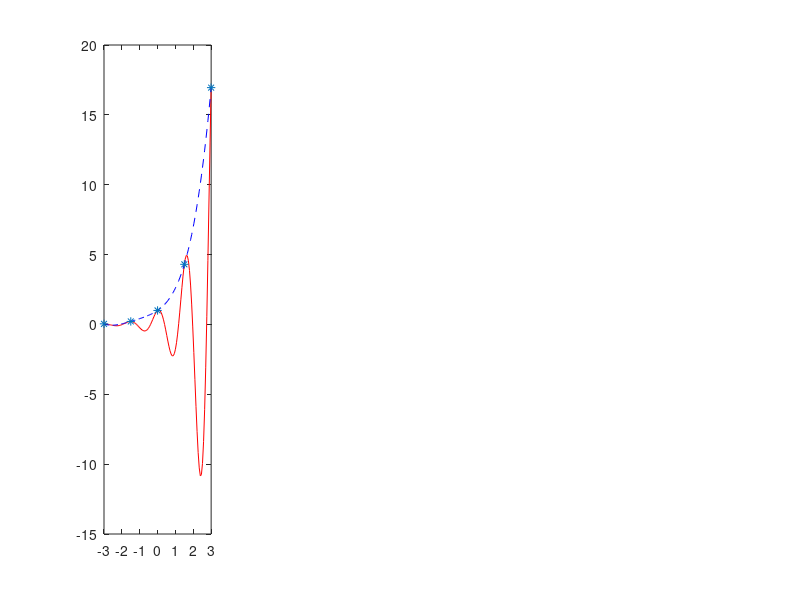

This figure's MATLAB source: (Note: this script raises an error after producing the figure.)
%% ES-1
% Calcolare il polinomio interpolatore di grado n = 5 della funzione f(x) = e^x sin(2x), usando una griglia uniforme sull'intervallo [0, 2].
% Visualizzare i risultati, riportando sullo stesso grafico:
% - la funzione f(x)
% - il polinomio di interpolazione p(x) 
% - i punti di interpolazione.

n = 5; %grado del polinomio
fx = @(x) exp(x).*sin(2*x); %funzione

nodi = linspace (0, 2, n+1); %nodi (ascisse)
y = fx(nodi); %valore della funzione nei vari nodi

intervallo = linspace (0, 2); %griglia uniforme

coeff = polyfit(nodi, y, n); %coefficienti del polinomio che "fitta" i dati Y

polinomio = polyval (coeff, intervallo); %polinomio calcolato nell'intervallo

plot (intervallo, fx(intervallo), "g--");
hold on
plot (intervallo, polinomio, "r");
hold on
plot (nodi, y, "*");
legend ("funzione", "polinomio int", "nodi")

%% ES 2 
clear
clc
close all

%Ripetere l%esercizio precedente ma con funzione di Runge f(x) = 1/(1+x^2)
% − 5 ≤ x ≤ 5
% - con i nodi di Chebyshev definiti sull'intervallo [a, b]
%   xi = ((a+b)/2 - (b-a)/2)*cos((2i+1)/(2n+2)π)  i=0,...,n
% - con nodi equispaziati


a = -5; %limite sx intervallo
b = 5; %limite dx intervallo
n = 10; %grado polinomio
intervallo1 = linspace (a, b);

f = @(x) 1 ./ (1 + x.^2); %funzione di Runge
nodi1 = linspace (a, b, n+1); %intervallo nodi equispaziati

fnodi1 = f(nodi1); %calcolo funzione nei nodi equispaziati

coeff = polyfit(nodi1, fnodi1, n); %coefficienti pol. interpolatore nodi eq.

pol = polyval(coeff, intervallo1); %polinomio interpolatore nodi eq.

n_cheb = (((a+b)/2) - ((b-a)/2))*cos((2*[0:n]+1)/((2*n)+2)*pi);  %nodi chebyshev "[0:grado]"

f_cheb = f(n_cheb); %calcolo funzione nei nodi di chebyshev

coeff_cheb = polyfit(n_cheb, f_cheb, n); %coefficienti pol. interp. chebyshev

pol_cheb = polyval (coeff_cheb, intervallo1); %polinomio interpolatore chebychev

plot (intervallo1, f(intervallo1), "r");
hold on
plot (intervallo1, pol, "b");
hold on 
plot (nodi1, fnodi1, "r*");
hold on
plot (intervallo1, pol_cheb, "g--");
hold on 
plot (n_cheb, f_cheb, 'b*');
grid on;

legend ("funzione di Runge", "polinomio int. nodi eq.", "nodi equispaziati", "polinomio int. chebyshev", "nodi chebyshev");

%% ES. 3
%Calcolare l' errore di interpolazione su una griglia di 100 nodi, 
%relativo alla funzione f (x) = e^x * cos(4x), con x ∈ [−3, 3], 
% usando una griglia di interpolazione equispaziata con n = 5, 10, 20, 40 nodi e la matrice di Vandermonde.

clear
clc
close all

a = -3;
b = 3;
fun = @(x) exp(x) .* cos(4*x); %funzione assegnata

griglia = linspace(a, b, 100); %griglia di interpolazione
nodi2 = linspace(a, b, 5); %griglia equispaziata di 5 nodi [10,20,40]

y_nodi= fun (nodi2); %funzione nella griglia di "5" [10,20,40] nodi equispaziati

V = vander(nodi2); %matrice di vandermonde

coeff2 = V\y_nodi'; %coefficienti polinomio di interpolazione
pol2 = polyval (coeff2, griglia); %polinomio interpolatore
y_corretto = fun(griglia);

errore = norm(pol2 - y_corretto, "inf");

%non richiesto ma grafico che mostra funzione, polinomio int e punti.
plot (griglia, y_corretto, "r");
hold on;
plot (griglia, pol2, "b--");
hold on;
plot (nodi2, y_nodi, "*");
legend ("funzione", "polinomio interpolatore", "nodi di interpolazione")
grid on;
title ('Es. 3');
%aumentando i nodi sempre più preciso.

%% ES. 3 CON FOR FATTO BENE
clear
close all
clc

a = -3;
b = 3;
fun = @(x) exp(x) .* cos(4*x); %funzione assegnata
griglia = linspace(a, b, 100); %griglia di interpolazione
count = 0;

for n = [5, 10, 20, 40]
    count = count +1;
    nodi2 = linspace(a, b, n); %griglia equispaziata di [5, 10,20,40] nodi
    y_nodi= fun (nodi2); %funzione nella griglia di [5, 10,20,40] nodi equispaziati

    V = vander(nodi2); %matrice di vandermonde

    coeff2 = V\y_nodi'; %coefficienti polinomio di interpolazione
    pol2 = polyval (coeff2, griglia); %polinomio interpolatore
    y_corretto = fun(griglia);

    errore(count) = norm(pol2 - y_corretto, "inf");

    %non richiesto ma grafico che mostra funzione, polinomio int e punti.
    subplot(1, 4, count);
    plot (griglia, y_corretto, "r");
    hold on;
    plot (griglia, pol2, "b--");
    hold on;
    plot (nodi2, y_nodi, "*");
    title(n, 'nodi');
    legend ("funzione", "polinomio interpolatore", "nodi di interpolazione")
    grid on;
    %aumentando i nodi sempre più preciso. 
end

 %grafico dell'errore:
    figure
    plot ([1:count], errore);
    title ('grafico dell errore')
    xlabel('count');

%% ES. 4
%Interpoliamo la funzione f (x) = sin(x) con 22 nodi equispaziati sull’intervallo [−1, 1].
%Generiamo un insieme perturbato di valori ~f(xi) delle valutazioni funzionali f(xi) = sin(xi) con
% ~f(xi) = f(xi)(1 + (−1)^i*10−4).
%Osserviamo come varia l'errore di interpolazione su una griglia di 100 nodi equispaziati.

clear
close all
clc
n = 22; %numero nodi
a = -1;
b = 1;
griglia = linspace (a, b);
funz = @(x) sin(x);
val_funz = funz(griglia); %y funzione
nodi3 = linspace (a, b, n); %nodi
y_nodi3 = funz(nodi3); %calcolo funzione nei nodi
coeff3 = polyfit (nodi3, y_nodi3, n-1); %coeff polinomio interpolatore
pol3 = polyval(coeff3, griglia); %polinomio interpolatore

y_pert =  y_nodi3 .* (1+(-1).^(1:n)*10^(-4)); %valori perturbati nei nodi
coeff_pert = polyfit(nodi3, y_pert,n-1); %coefficienti polinomio perturbato
pol_pert = polyval(coeff_pert, griglia); %polinomio perturbato

%errori:
errore_dati = norm (y_nodi3 - y_pert, "inf"); %errore sui dati perturbati
errore_pol = norm (pol3 - val_funz); %errore sul polinomio interp.
errore_pol_pert = norm (pol_pert - val_funz); %errore sul polinomio interp. perturbato

%grafico
plot (griglia, val_funz); %funzione
hold on;
plot (griglia, pol3, 'r'); %polinomio int.
hold on;
plot (griglia, pol_pert, 'g--'); %polinomio pert.
hold on;
plot (nodi3, y_nodi3, 'r*'); %nodi interp.
hold on;
plot (nodi3, y_pert,'g*'); %nodi perturbati.
grid on;
legend ('funzione', 'pol. interp', 'pol perturbato', 'nodi interp', 'nodi perturbati')

%% ES. 5 

clear
clc
close all

n = 10;
a = -1;
b = 1;

griglia = linspace(a,b); 

funzione = @(x) exp(x)+1; %funzione
y_fun = funzione(griglia); %valori funzione

 
nodi4 = linspace (a,b, n+1); %nodi interpolazione
y_nodi4 = funzione(nodi4); %valori y nei nodi

v = vander(nodi4); %matrice vandermonde
coeff4 = v\y_nodi4'; %coefficienti polinomio interpolatore
pol4 = polyval (coeff4, griglia); %polinomio interpolatore

epsi = (-1)^n*10^(-5);
y_prt = y_nodi4 + epsi; %valori perturbati nei nodi
coeff_prt = polyfit(nodi4, y_prt, n); %coefficienti pol. perturbato
pol_prt = polyval(coeff_prt, griglia); %pol. inter. perturbato

max1 = max(abs(coeff4'- coeff_prt)); %max1

t = linspace (-1,1, 101); %vettore intervallo t
y_t = funzione (t); %valori y nell'intervallo t
coeff_t = polyfit(t, y_t, 100); %coeff. pol interp. t
pol_t = polyval (coeff_t, griglia); %polinomio interp. t

y_t_prt = y_t + epsi; %valori perturbati t
coeff_t_prt = polyfit (t, y_t, 100); %coeff pol. int. in t perturbato 
pol_t_prt = polyval (coeff_t_prt, griglia); %polinomio int. t perturbato

max2 = max(abs(pol_t - pol_t_prt));

n_cheb1 = cos(((2*[0:n]+1)*pi)/(2*n+2)); %nodi di chebyshev
y_cheb = funzione(n_cheb1); %valori nei nodi di chebyshev
coeff_cheb1 = polyfit(n_cheb1, y_cheb, n); %coefficienti nodi pol. int. chebyshev
pol_cheb1 = polyval (coeff_cheb1, griglia); %polinomio interp. nei nodi di chebyshev

plot(griglia, pol4); %polinomio interpolatore
hold on
plot (griglia, pol_prt, '--'); %polinomio interpolatore perturbato
plot (nodi4, y_nodi4, 'b*'); %nodi
plot (nodi4, y_prt, 'r*'); %nodi perturbati
plot(griglia, pol_cheb1, '.'); %polinomio int. chebyshev
plot (n_cheb1, y_cheb, 'y*'); %nodi cheb
grid on; 
legend ('polinomio inter.', 'polinomio pert.', 'nodi interp.', 'nodi perturb.', 'polinomio cheb', 'nodi cheb');

%perturbazione pressochè nulla

% figure
% plot(t, y_t);
% hold on
% plot (t,y_t_prt);
%grid on:

%perturbazione pressochè nulla

%% ES. 6
% Approssimare la radice quadrata di x = 0.6 considerando l%interpolazione 
% nella forma di Lagrange con nodi i tre quadrati perfetti x0 = 0.49, x1 = 0.64, x2 = 0.81. 
% Stimare il resto di interpolazione e calcolare lo scarto rispetto al valore ottenuto con il comando sqrt di Matlab. 
% Ripetere le operazioni aggiungendo il nodo di interpolazione x = 0.36.

clear
clc
close all

%approssimazione della radice con 3 nodi
n = 3;
x = 0.6; 
rad_x = sqrt(x); %valore da approssimare

quadr_p = [0.49, 0.64, 0.81];
rad_p = sqrt(quadr_p); %vettore con radici degli elem. del vettore precedente
coeff = polyfit(quadr_p, rad_p, n-1);
appross = polyval(coeff, 0.6); %approssimazione del valore

errore = abs(appross - rad_x);

%approssimazione della radice con 4 nodi
n1 = 4;
quadr_p1 = [0.49, 0.64, 0.81, 0.36];
rad_p1 = sqrt(quadr_p1);

coeff1 = polyfit(quadr_p1, rad_p1, n1-1);
appross1 = polyval(coeff1, 0.6);

errore1 = abs(appross1 - rad_x);

%% ES. 7 
clear
clc
close all
a = -1;
b = 1;
n = 10;

interval = linspace (a, b); %intervallo
nodi = linspace (a, b, n-1); %nodi

for i = 1:length(interval)
    wn(i) = abs(prod(interval(i)-nodi)); %calcolo funzione wn
end
  
plot (interval ,wn); %grafico funzione wn
hold on

n_cheb = (((a+b)/2) - ((b-a)/2))*cos((2*[0:n]+1)/((2*n)+2)*pi); %nodi chebyshev

for i = 1:length(interval)
    wn_cheb(i) = abs(prod(interval(i)-n_cheb)); %calcolo funzione wn con nodi chebyshev
end

plot (interval, wn_cheb); %grafico funzione wn con nodi chebyshev
grid on;
legend ('wn normale', 'wn chebyshev');

%% CONFRONTO TRA INT. SEMPLICE / COMPOSITA E SPLINE

clear 
clc
close all

x = [-55:10:65];
y = [-3.25, -3.37, -3.35, -3.2, -3.12, -3.02, -3.02, -3.07, -3.17, -3.32, -3.3, -3.22, -3.1];

n = length(x);

plot (x, y, '*'); %punti interpolazione
hold on

intervallo = linspace (-55, 65);

%INTERPOLAZIONE SEMPLICE
coeff_s = polyfit (x, y, n-1);
pol_s = polyval (coeff_s, intervallo);
plot (intervallo, pol_s);

%INTERPOLAZIONE COMPOSITA
pol_c = interp1(x, y, intervallo);
plot (intervallo, pol_c, 'g');

%INTERPOLAZIONE SPLINE
pol_sp = spline (x, y, intervallo);
plot(intervallo, pol_sp);

legend('punti interp', 'semplice', 'composita', 'spline');





